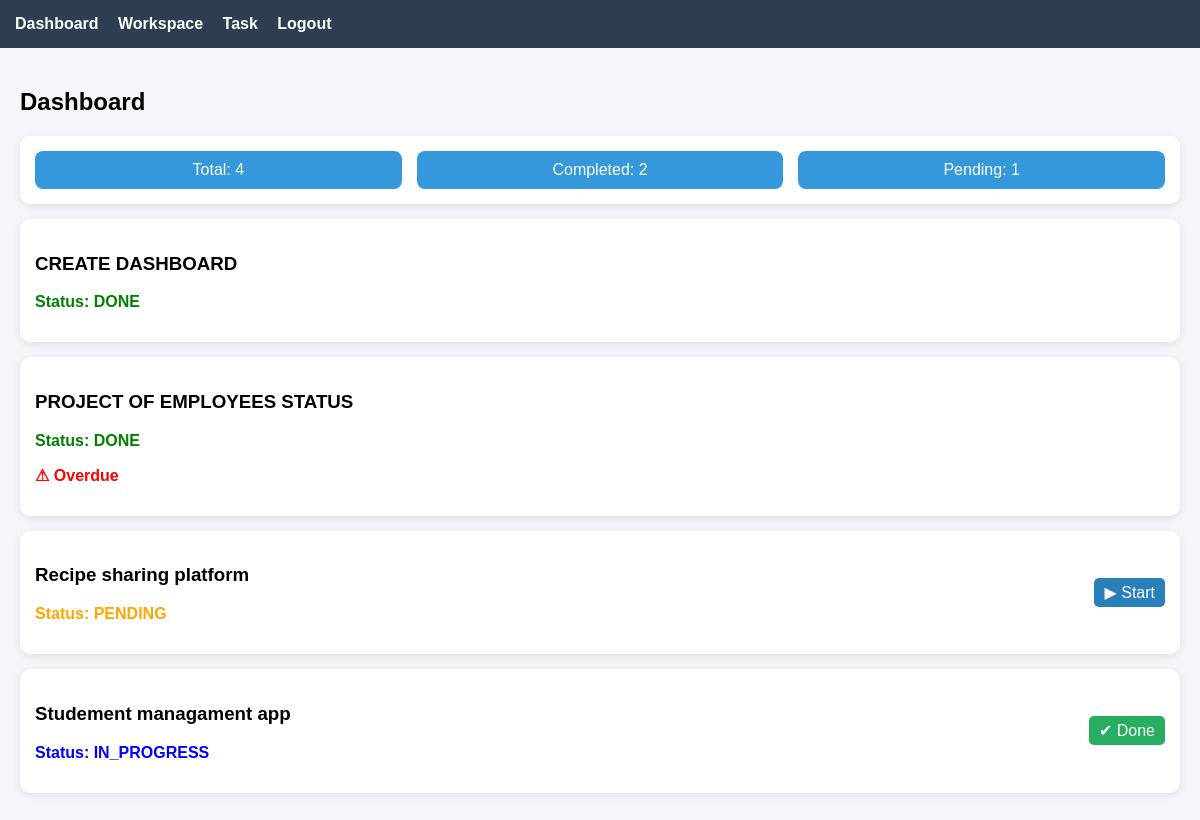
/ (signed in), run on the app's committed database.
### core/models.py (models this page shows, shortened)
class WorkItem(models.Model):
    STATUS_CHOICES = (
        ('PENDING', 'Pending'),
        ('IN_PROGRESS', 'In Progress'),
        ('DONE', 'Done'),
    )
    title = models.CharField(max_length=100)
    description = models.TextField()
    status = models.CharField(max_length=20, choices=STATUS_CHOICES, default='PENDING')
    assigned_to = models.ForeignKey(User, on_delete=models.CASCADE)
    workspace = models.ForeignKey(Workspace, on_delete=models.CASCADE)
    due_date = models.DateField()

### core/views.py (the view)
# urls.py: path('', views.dashboard, name='dashboard'),
@login_required
def dashboard(request):
    tasks = WorkItem.objects.filter(assigned_to=request.user)
    total = tasks.count()
    completed = tasks.filter(status='DONE').count()
    pending = tasks.filter(status='PENDING').count()
    return render(request, 'dashboard.html', {
        'tasks': tasks,
        'total': total,
        'completed': completed,
        'pending': pending,
        'today': date.today()
    })

### core/templates/dashboard.html
{% extends 'base.html' %}
{% block content %}
<h2>Dashboard</h2>
<div class="card stats">
    <div class="stat-box">Total: {{ total }}</div>
    <div class="stat-box">Completed: {{ completed }}</div>
    <div class="stat-box">Pending: {{ pending }}</div>
</div>
{% for task in tasks %}
<div class="card">
    <div style="display:flex; justify-content:space-between; align-items:center;">
        <div>
            <h3>{{ task.title }}</h3>
            <p class="status
                {% if task.status == 'PENDING' %}pending
                {% elif task.status == 'IN_PROGRESS' %}progress
                {% else %}done{% endif %}">
                Status: {{ task.status }}
            </p>
            {% if task.due_date < today %}
                <p class="overdue">⚠ Overdue</p>
            {% endif %}
        </div>
        <div>
            {% if task.status == "PENDING" %}
                <a class="btn btn-start"
                   href="{% url 'update_status' task.id 'IN_PROGRESS' %}">
                   ▶ Start
                </a>
            {% elif task.status == "IN_PROGRESS" %}
                <a class="btn btn-done"
                   href="{% url 'update_status' task.id 'DONE' %}">
                   ✔ Done
                </a>
            {% endif %}
        </div>
    </div>
</div>
{% empty %}
<div class="card">No tasks assigned</div>
{% endfor %}
{% endblock %}

### core/templates/base.html (shortened to what this page needs)
<!DOCTYPE html>
<html>
<head>
    {% load static %}
    <link rel="stylesheet" href="{% static 'css/style.css' %}">
</head>
<body>
<div class="navbar">
    <a href="/">Dashboard</a>
    <a href="/create-workspace/">Workspace</a>
    <a href="/create-task/">Task</a>
    <a href="/logout/">Logout</a>
</div>
<div class="container">
    {% block content %}{% endblock %}
</div>
</body>
</html>

### static/css/style.css (style rules this page uses)
body { font-family: Arial; background: #f4f6f9; margin: 0; }
.navbar { background: #2c3e50; padding: 15px; }
.navbar a { color: white; margin-right: 15px; text-decoration: none; font-weight: bold; }
.container { padding: 20px; }
.card { background: white; padding: 15px; margin-bottom: 15px; border-radius: 10px; box-shadow: 0 2px 8px rgba(0,0,0,0.1); }
.stats { display: flex; gap: 15px; }
.stat-box { background: #3498db; color: white; padding: 10px; border-radius: 8px; flex: 1; text-align: center; }
.pending { color: orange; font-weight: bold; }
.progress { color: blue; font-weight: bold; }
.done { color: green; font-weight: bold; }
.btn { padding: 6px 10px; border-radius: 5px; text-decoration: none; color: white; }
.btn-start { background: #2980b9; }
.btn-done { background: #27ae60; }
.overdue { color: red; font-weight: bold; }

### data on the page
WorkItem: title "CREATE DASHBOARD", status "DONE"
WorkItem: title "PROJECT OF EMPLOYEES STATUS", status "DONE", due_date "⚠ Overdue"
WorkItem: title "Recipe sharing platform", status "PENDING", shows "▶ Start"
WorkItem: title "Studement managament app", status "IN_PROGRESS", shows "✔ Done"

### other printed values
{{ total }} "4"
{{ completed }} "2"
{{ pending }} "1"
